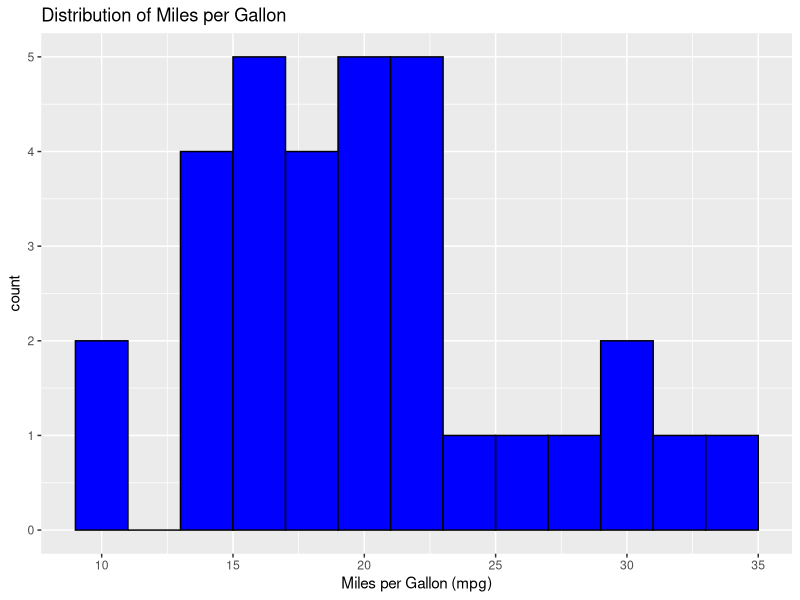
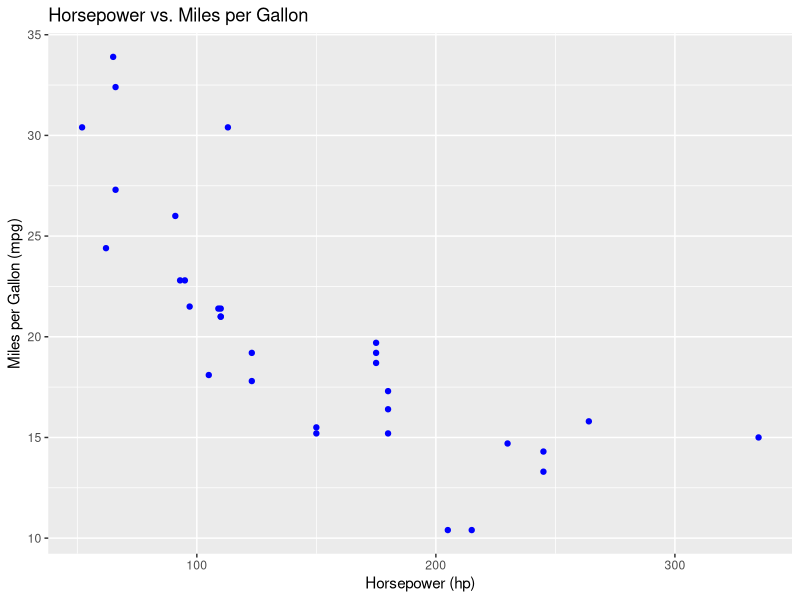
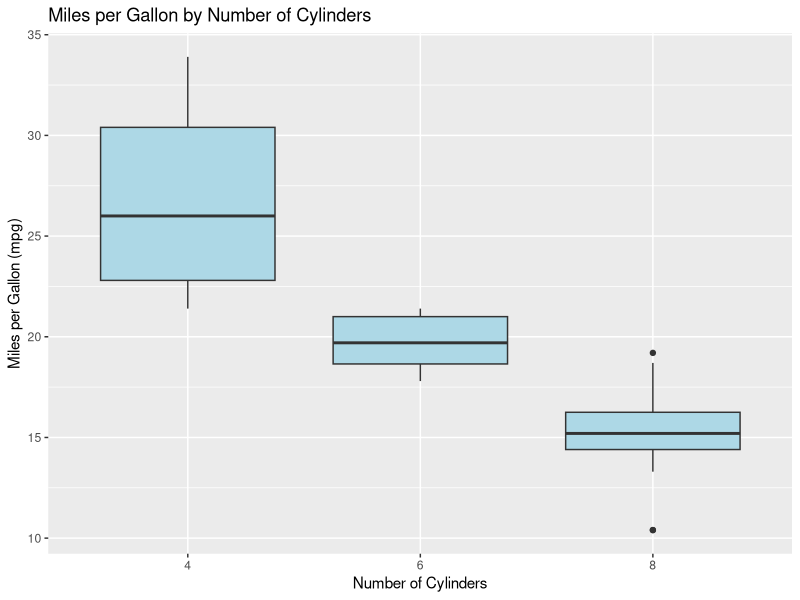
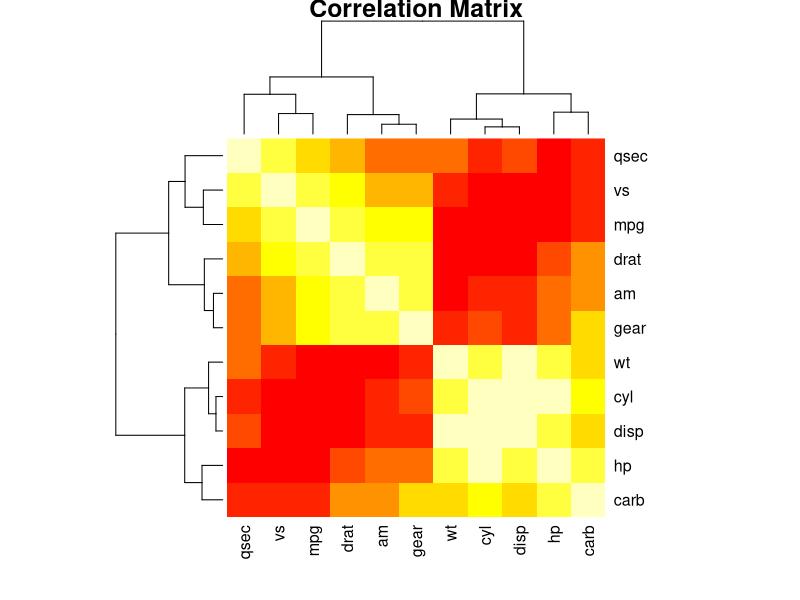

The R script that drew these images, in order:
# Load the built-in dataset
data("mtcars")
# Preview the data
head(mtcars)

# Structure of the dataset
str(mtcars)

# Summary statistics
summary(mtcars)

# Check for missing values
sum(is.na(mtcars))

# Install ggplot2 if necessary
if (!require(ggplot2)) install.packages("ggplot2")
library(ggplot2)

# Histogram of miles per gallon (mpg)
ggplot(mtcars, aes(x = mpg)) +
  geom_histogram(binwidth = 2, fill = "blue", color = "black") +
  labs(title = "Distribution of Miles per Gallon", x = "Miles per Gallon (mpg)")

# Scatter plot for mpg vs hp
ggplot(mtcars, aes(x = hp, y = mpg)) +
  geom_point(color = "blue") +
  labs(title = "Horsepower vs. Miles per Gallon", x = "Horsepower (hp)", y = "Miles per Gallon (mpg)")

# Boxplot of mpg by number of cylinders
ggplot(mtcars, aes(x = factor(cyl), y = mpg)) +
  geom_boxplot(fill = "lightblue") +
  labs(title = "Miles per Gallon by Number of Cylinders", x = "Number of Cylinders", y = "Miles per Gallon (mpg)")

# Correlation matrix and heatmap
cor_matrix <- cor(mtcars)
heatmap(cor_matrix, main = "Correlation Matrix", col = heat.colors(10), symm = TRUE)
